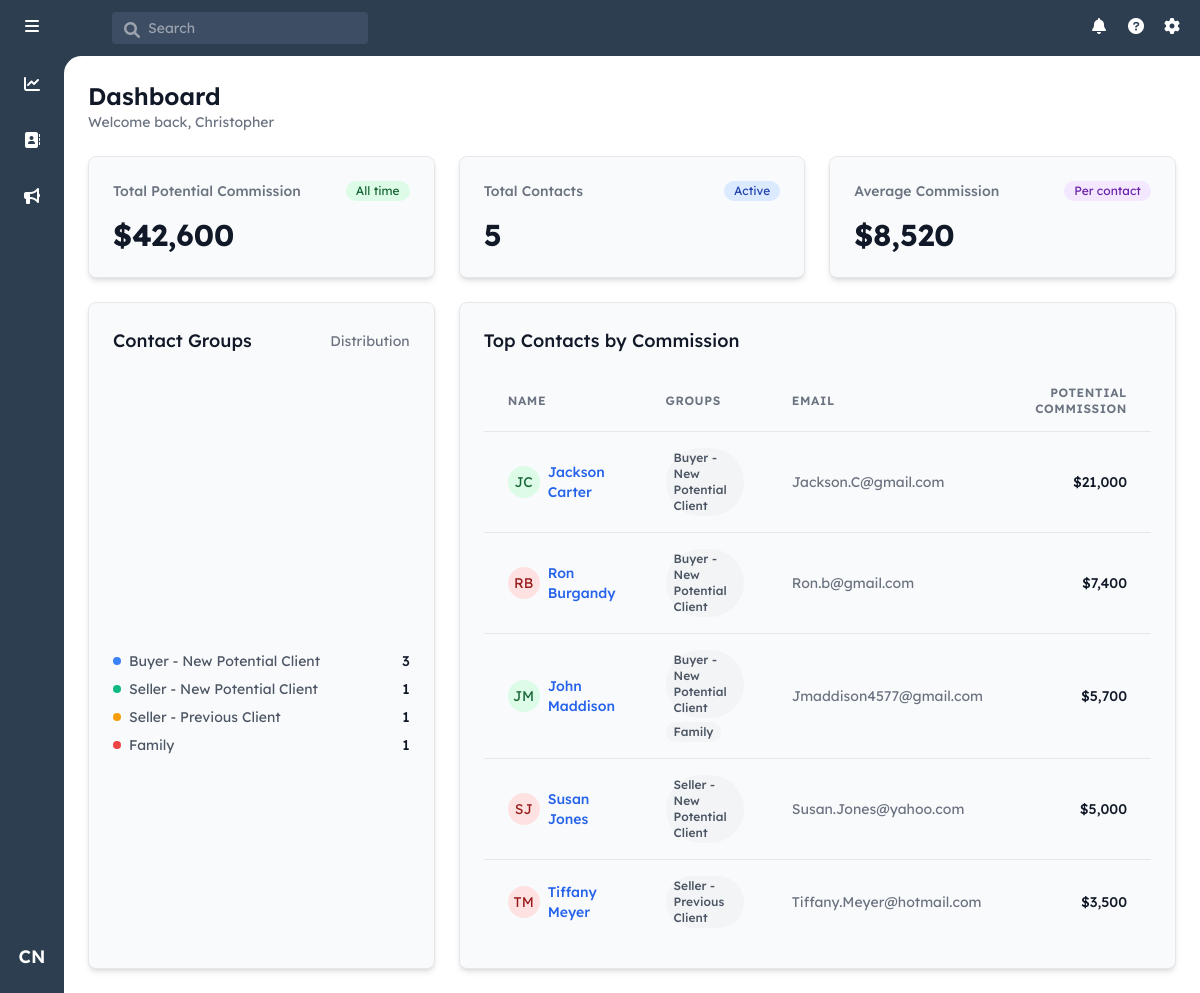
The page /dashboard (signed in) on the database its author committed.
### models.py (models this page shows, shortened)
class User(UserMixin, db.Model):
    id = db.Column(db.Integer, primary_key=True)
    username = db.Column(db.String(80), unique=True, nullable=False)
    email = db.Column(db.String(120), unique=True, nullable=False)
    password_hash = db.Column(db.String(128))
    first_name = db.Column(db.String(80), nullable=False)
    last_name = db.Column(db.String(80), nullable=False)
    role = db.Column(db.String(20), nullable=False, default='agent')
    created_at = db.Column(db.DateTime, nullable=False, default=datetime.utcnow)
    last_login = db.Column(db.DateTime)

class Contact(db.Model):
    id = db.Column(db.Integer, primary_key=True)
    user_id = db.Column(db.Integer, db.ForeignKey('user.id'), nullable=False)
    first_name = db.Column(db.String(80), nullable=False)
    last_name = db.Column(db.String(80), nullable=False)
    email = db.Column(db.String(120))
    phone = db.Column(db.String(20))
    street_address = db.Column(db.String(200))
    city = db.Column(db.String(100))
    state = db.Column(db.String(50))
    zip_code = db.Column(db.String(20))
    notes = db.Column(db.Text)
    created_at = db.Column(db.DateTime, nullable=False, default=datetime.utcnow)
    updated_at = db.Column(db.DateTime, nullable=False, default=datetime.utcnow,
                          onupdate=datetime.utcnow)
    potential_commission = db.Column(db.Numeric(10, 2), nullable=False, default=5000.00)
    owner = db.relationship('User', backref=db.backref('contacts', lazy=True))
    groups = db.relationship('ContactGroup',
                           secondary=contact_groups,
                           back_populates='contacts',
                           lazy='joined')

class ContactGroup(db.Model):
    id = db.Column(db.Integer, primary_key=True)
    name = db.Column(db.String(100), unique=True, nullable=False)
    category = db.Column(db.String(50), nullable=False)
    sort_order = db.Column(db.Integer, nullable=False)
    created_at = db.Column(db.DateTime, nullable=False, default=datetime.utcnow)
    contacts = db.relationship('Contact',
                             secondary=contact_groups,
                             back_populates='groups',
                             lazy='dynamic')

### app.py (the view)
    @app.route('/dashboard')
    @login_required
    def dashboard():
        view = request.args.get('view', 'my')
        if current_user.role != 'admin':
            show_all = False
            contacts = Contact.query.filter_by(user_id=current_user.id).all()
        else:
            show_all = view == 'all'
            if show_all:
                contacts = Contact.query.all()
            else:
                contacts = Contact.query.filter_by(user_id=current_user.id).all()
        total_contacts = len(contacts)
        total_commission = sum(c.potential_commission or 0 for c in contacts)
        avg_commission = total_commission / total_contacts if total_contacts > 0 else 0
        top_contacts = sorted(
            contacts,
            key=lambda x: x.potential_commission or 0,
            reverse=True
        )[:5]
        groups = ContactGroup.query.all()
        group_stats = []
        for group in groups:
            contact_count = len([c for c in contacts if group in c.groups])
            if contact_count > 0:  # Only include groups with contacts
                group_stats.append({
                    'name': group.name,
                    'count': contact_count
                })
        return render_template('dashboard.html',
                             total_contacts=total_contacts,
                             total_commission=total_commission,
                             avg_commission=avg_commission,
                             top_contacts=top_contacts,
                             group_stats=group_stats,
                             show_all=show_all)

### templates/dashboard.html (shortened to what this page needs)
{% extends "base.html" %}
{% block content %}
<div class="p-6">
    <div class="mb-6">
        <h1 class="text-2xl font-semibold text-gray-900">Dashboard</h1>
        <p class="text-sm text-gray-500">Welcome back, {{ current_user.first_name }}</p>
    </div>
    <div class="grid grid-cols-1 md:grid-cols-3 gap-6 mb-6">
        <div class="bg-gray-50 rounded-lg shadow-md p-6 border border-gray-200">
            <div class="flex items-center justify-between mb-4">
                <h3 class="text-sm font-medium text-gray-500">Total Potential Commission</h3>
                <span class="bg-green-100 text-green-800 text-xs px-2.5 py-0.5 rounded-full">All time</span>
            </div>
            <div class="flex items-baseline">
                <span class="text-3xl font-bold text-gray-900">${{ "{:,.0f}".format(total_commission) }}</span>
            </div>
        </div>
        <div class="bg-gray-50 rounded-lg shadow-md p-6 border border-gray-200">
            <div class="flex items-center justify-between mb-4">
                <h3 class="text-sm font-medium text-gray-500">Total Contacts</h3>
                <span class="bg-blue-100 text-blue-800 text-xs px-2.5 py-0.5 rounded-full">Active</span>
            </div>
            <div class="flex items-baseline">
                <span class="text-3xl font-bold text-gray-900">{{ total_contacts }}</span>
            </div>
        </div>
        <div class="bg-gray-50 rounded-lg shadow-md p-6 border border-gray-200">
            <div class="flex items-center justify-between mb-4">
                <h3 class="text-sm font-medium text-gray-500">Average Commission</h3>
                <span class="bg-purple-100 text-purple-800 text-xs px-2.5 py-0.5 rounded-full">Per contact</span>
            </div>
            <div class="flex items-baseline">
                <span class="text-3xl font-bold text-gray-900">${{ "{:,.0f}".format(avg_commission) }}</span>
            </div>
        </div>
    </div>
    <div class="grid grid-cols-1 lg:grid-cols-3 gap-6">
        <div class="bg-gray-50 rounded-lg shadow-md p-6 border border-gray-200 lg:col-span-1">
            <div class="flex items-center justify-between mb-6">
                <h3 class="text-lg font-medium text-gray-900">Contact Groups</h3>
                <span class="text-sm text-gray-500">Distribution</span>
            </div>
            <div id="groupChart" class="w-full h-64"></div>
            <div class="mt-4">
                <div class="grid grid-cols-1 gap-2">
                    {% for group in group_stats %}
                    <div class="flex items-center justify-between text-sm">
                        <div class="flex items-center">
                            <div class="w-2 h-2 rounded-full mr-2" style="background-color: {{ ['#3B82F6', '#10B981', '#F59E0B', '#EF4444', '#8B5CF6', '#EC4899'][loop.index0 % 6] }}"></div>
                            <span class="text-gray-600">{{ group.name }}</span>
                        </div>
                        <span class="font-medium text-gray-900">{{ group.count }}</span>
                    </div>
                    {% endfor %}
                </div>
            </div>
        </div>
        <div class="bg-gray-50 rounded-lg shadow-md p-6 border border-gray-200 lg:col-span-2">
            <h3 class="text-lg font-medium text-gray-900 mb-4">Top Contacts by Commission</h3>
            <div class="overflow-x-auto">
                <table class="min-w-full">
                    <thead>
                        <tr class="border-b border-gray-200">
                            <th class="px-6 py-3.5 text-left text-xs font-semibold text-gray-500 uppercase tracking-wider">Name</th>
                            <th class="px-6 py-3.5 text-left text-xs font-semibold text-gray-500 uppercase tracking-wider">Groups</th>
                            <th class="px-6 py-3.5 text-left text-xs font-semibold text-gray-500 uppercase tracking-wider">Email</th>
                            <th class="px-6 py-3.5 text-right text-xs font-semibold text-gray-500 uppercase tracking-wider">Potential Commission</th>
                        </tr>
                    </thead>
                    <tbody class="divide-y divide-gray-200">
                        {% for contact in top_contacts %}
                        <tr class="hover:bg-white transition-colors duration-150">
                            <td class="px-6 py-4">
                                <a href="{{ url_for('view_contact', contact_id=contact.id, source='dashboard') }}" class="group">
                                    <div class="flex items-center">
                                        <div class="w-8 h-8 rounded-full flex items-center justify-center text-sm mr-2 flex-shrink-0 text-gray-600
                                            {% set initials = contact.first_name[0]|upper + contact.last_name[0]|upper %}
                                            {% if initials[0] in 'ABCDE' %}bg-blue-100 text-blue-800
                                            {% elif initials[0] in 'FGHIJ' %}bg-green-100 text-green-800
                                            {% elif initials[0] in 'KLMNO' %}bg-yellow-100 text-yellow-800
                                            {% elif initials[0] in 'PQRST' %}bg-red-100 text-red-800
                                            {% else %}bg-purple-100 text-purple-800{% endif %}">
                                            {{ contact.first_name[0] }}{{ contact.last_name[0] }}
                                        </div>
                                        <div class="text-sm font-medium text-blue-600 group-hover:text-blue-800">
                                            {{ contact.first_name }} {{ contact.last_name }}
                                        </div>
                                    </div>
                                </a>
                            </td>
                            <td class="px-6 py-4">
                                <div class="flex flex-wrap gap-1">
                                    {% for group in contact.groups[:2] %}
                                        <span class="inline-flex items-center px-2 py-0.5 rounded-full text-xs font-medium bg-gray-100 text-gray-600">
                                            {{ group.name }}
                                        </span>
                                    {% endfor %}
                                </div>
                            </td>
                            <td class="px-6 py-4 text-sm text-gray-500">
                                {{ contact.email or '--' }}
                            </td>
                            <td class="px-6 py-4 text-right text-sm font-medium text-gray-900">
                                ${{ "{:,.0f}".format(contact.potential_commission or 0) }}
                            </td>
                        </tr>
                        {% endfor %}
                    </tbody>
                </table>
            </div>
        </div>
    </div>
</div>
{% endblock %}

### templates/base.html (shortened to what this page needs)
<!DOCTYPE html>
<html lang="en">
<head>
    <script src="https://cdn.tailwindcss.com"></script>
    <link rel="stylesheet" href="https://cdnjs.cloudflare.com/ajax/libs/font-awesome/6.0.0/css/all.min.css">
</head>
<body class="h-screen flex flex-col bg-[#2d3e50]">
<header class="text-white h-14 flex items-center justify-between">
    <div class="flex items-center space-x-12">
        <div class="w-16 flex justify-center pl-1.5">
            <i class="fas fa-bars h-5 w-5"></i>
        </div>
        <div class="relative">
            <i class="fas fa-search h-4 w-4 absolute left-3 top-2.5 text-gray-400"></i>
            <input
                type="text"
                placeholder="Search"
                class="bg-[#3d4d63] text-sm rounded pl-9 pr-4 py-1.5 w-64 focus:outline-none"
            >
        </div>
    </div>
    <div class="flex items-center space-x-4 pr-4 relative">
        <i class="fas fa-bell h-5 w-5"></i>
        <i class="fas fa-question-circle h-5 w-5"></i>
        <i class="fas fa-cog h-5 w-5"></i>
    </div>
</header>
<div class="flex flex-1 overflow-hidden relative">
    <aside class="w-16 flex flex-col items-center py-4 z-10">
        <div class="relative group mb-8">
            <a href="{{ url_for('dashboard') }}" class="p-2.5 rounded-lg hover:bg-[#3d4d63]">
                <i class="fas fa-chart-line text-white"></i>
            </a>
        </div>
        <div class="relative group mb-8">
            <a href="{{ url_for('index') }}" class="p-2.5 rounded-lg hover:bg-[#3d4d63]">
                <i class="fas fa-address-book text-white"></i>
            </a>
        </div>
        <div class="relative group mb-8">
            <a href="#" class="p-2.5 rounded-lg hover:bg-[#3d4d63]">
                <i class="fas fa-bullhorn text-white"></i>
            </a>
        </div>
        {% if current_user.is_authenticated %}
            <div class="relative group">
                <button
                    id="userIcon"
                    class="w-10 h-10 rounded-full hover:bg-[#3d4d63] text-white flex items-center justify-center text-lg font-semibold transition-colors duration-200"
                >
                    {{ current_user.first_name[0] }}{{ current_user.last_name[0] }}
                </button>
            </div>
        {% endif %}
    </aside>
    <main class="flex-1 overflow-auto bg-white absolute inset-0 ml-16 rounded-tl-[1.1rem]">
        {% block content %}{% endblock %}
    </main>
</div>
</body>
</html>

### templates/base.html (style rules this page uses)
body { font-family: "Lexend Deca", Helvetica, Arial, sans-serif; }

### rows shown on the page
User: first_name "C", last_name "N", first_name "Christopher"
Contact: name "Buyer - New Potential Client", count "3", name "Family", count "1", first_name "J", last_name "M", first_name "John", last_name "Maddison", email "Jmaddison4577@gmail.com", potential_commission "5,700"
Contact: name "Seller - New Potential Client", count "1", first_name "S", last_name "J", first_name "Susan", last_name "Jones", email "Susan.Jones@yahoo.com", potential_commission "5,000"
Contact: name "Seller - Previous Client", count "1", first_name "T", last_name "M", first_name "Tiffany", last_name "Meyer", email "Tiffany.Meyer@hotmail.com", potential_commission "3,500"
Contact: first_name "J", last_name "C", first_name "Jackson", last_name "Carter", email "Jackson.C@gmail.com", potential_commission "21,000"
ContactGroup: name "Buyer - New Potential Client"
Contact: first_name "R", last_name "B", first_name "Ron", last_name "Burgandy", email "Ron.b@gmail.com", potential_commission "7,400"
ContactGroup: name "Family"
ContactGroup: name "Seller - New Potential Client"
ContactGroup: name "Seller - Previous Client"

### other values the page prints
{{ "{:,.0f}".format(total_commission) }} "42,600"
{{ total_contacts }} "5"
{{ "{:,.0f}".format(avg_commission) }} "8,520"
